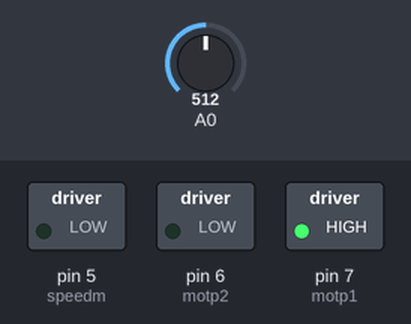
Recording of a sketch running on a simulated Arduino Uno, built with avr-gcc and run on an emulated ATmega328P. On the bench: switched loads named in the sketch (green lamp = pin HIGH). The test bench sets the inputs (shaded band); at power-on: A0 = 512. What the sketch prints to the serial monitor is not drawn.

Above: at 1.2 s.
1.3 s: A0 set to 409
4.3 s: A0 set to 389
Timing chart, 0 to 7.3 s (numbered marks = the images above; inputs shaded):
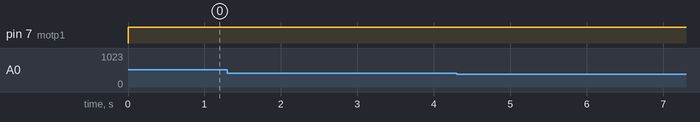

The sketch:

sketch_jan17a.ino
```cpp
int motp1 = 7;
int motp2 = 6;
int speedm = 5;

int pot;
void setup() {

pinMode(motp1, OUTPUT);
pinMode(motp2, OUTPUT);

Serial.begin(9600);
}

void loop() {
//digitalWrite(speedm, HIGH);     //Se establece como encendido el motor

digitalWrite(motp1, HIGH);      // Establece el sentido de giro del motor 1
digitalWrite(motp2, LOW);

//Control con potenciometro
int lectura =  analogRead(pot);
int lmap = map(lectura, 0, 1023, 0, 255);

analogWrite(speedm, 0);

//Lectura del potenciometro
Serial.print("Lectura potenciometro = ");
Serial.println(lmap);
}
```

Measured:
- after the input at 1.3 s, every drawn part: stays the same
- after the input at 4.3 s, every drawn part: stays the same
